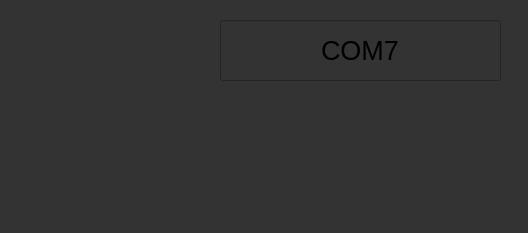
<?xml version="1.0" encoding="UTF-8"?>
<ui version="4.0">
 <class>COM_port</class>
 <widget class="QWidget" name="COM_port">
  <property name="geometry">
   <rect>
    <x>0</x>
    <y>0</y>
    <width>528</width>
    <height>233</height>
   </rect>
  </property>
  <property name="windowTitle">
   <string>Form</string>
  </property>
  <property name="styleSheet">
   <string notr="true">background-color: rgb(51, 51, 51);</string>
  </property>
  <widget class="QLabel" name="label">
   <property name="geometry">
    <rect>
     <x>10</x>
     <y>10</y>
     <width>191</width>
     <height>81</height>
    </rect>
   </property>
   <property name="text">
    <string/>
   </property>
   <property name="pixmap">
    <pixmap>COM_pot_text.png</pixmap>
   </property>
  </widget>
  <widget class="QLineEdit" name="COMportlineEdit">
   <property name="geometry">
    <rect>
     <x>220</x>
     <y>20</y>
     <width>281</width>
     <height>61</height>
    </rect>
   </property>
   <property name="font">
    <font>
     <pointsize>20</pointsize>
    </font>
   </property>
   <property name="text">
    <string>COM7</string>
   </property>
   <property name="maxLength">
    <number>30</number>
   </property>
   <property name="frame">
    <bool>true</bool>
   </property>
   <property name="alignment">
    <set>Qt::AlignCenter</set>
   </property>
  </widget>
  <widget class="QPushButton" name="connect_button">
   <property name="geometry">
    <rect>
     <x>130</x>
     <y>100</y>
     <width>271</width>
     <height>131</height>
    </rect>
   </property>
   <property name="styleSheet">
    <string notr="true"> QPushButton:flat {   border: none; }</string>
   </property>
   <property name="text">
    <string/>
   </property>
   <property name="icon">
    <iconset>
     <normaloff>connect_button.png</normaloff>connect_button.png</iconset>
   </property>
   <property name="iconSize">
    <size>
     <width>1000</width>
     <height>100</height>
    </size>
   </property>
   <property name="flat">
    <bool>true</bool>
   </property>
  </widget>
 </widget>
 <resources/>
 <connections/>
</ui>
